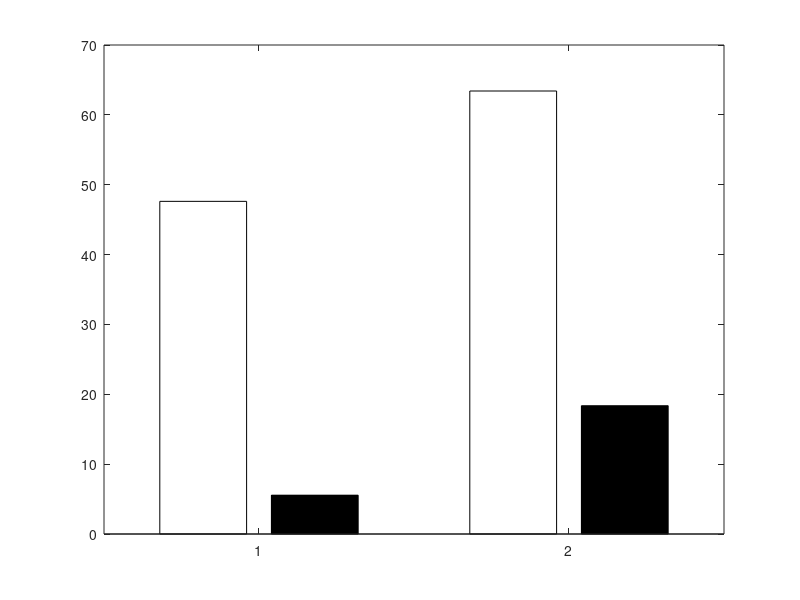

Write MATLAB code to recreate this figure. (Note: this script raises an error after producing the figure.)
clear

V1_BAC = 10;
V1_noBAC = 11;
V1_total_BAC = V1_BAC + V1_noBAC;
V1_BAC_percentage = 100 * V1_BAC / V1_total_BAC;

V1_ADP = 26;
V1_noADP = 15;
V1_total_ADP = V1_ADP + V1_noADP;
V1_ADP_percentage = 100 * V1_ADP / V1_total_ADP;


V2_BAC = 1;
V2_noBAC = 17;
V2_total_BAC = V2_BAC + V2_noBAC;
V2_BAC_percentage = 100 * V2_BAC / V2_total_BAC;

V2_ADP = 9;
V2_noADP = 40;
V2_total_ADP = V2_ADP + V2_noADP;
V2_ADP_percentage = 100 * V2_ADP / V2_total_ADP;


BAC_percentages = [V1_BAC_percentage,V2_BAC_percentage];
ADP_percentages = [V1_ADP_percentage,V2_ADP_percentage];

b = bar([BAC_percentages;ADP_percentages],'FaceColor','flat');
b(1).CData = [1 0.4 0.4];
b(2).CData = [0.4 0.5 1];
ylim([0,100])

xticklabels({'BAC','ADP'})
ylabel('% supralinear neurons')
set(gca,'Fontsize',20)
set(gca,'TickDir','out');
box off

txt1 = strcat(num2str(V1_BAC),'/',num2str(V1_total_BAC));
text(0.71,54,txt1,'FontSize',25)
txt2 = strcat(num2str(V2_BAC),'/',num2str(V2_total_BAC));
text(1.02,12,txt2,'FontSize',25)
txt3 = strcat(num2str(V1_ADP),'/',num2str(V1_total_ADP));
text(1.71,70,txt3,'FontSize',25)
txt4 = strcat(num2str(V2_ADP),'/',num2str(V2_total_ADP));
text(2.04,25,txt4,'FontSize',25)

txt5 = "Fisher's exact test:";
text(0.6,90,txt5,'FontSize',20)

fisher_BAC = [V1_BAC,V2_BAC;V1_noBAC,V2_noBAC];
[h,p,stats] = fishertest(fisher_BAC);
txt6 = strcat("p=",num2str(p));
text(0.7,65,txt6,'FontSize',20)

fisher_ADP = [V1_ADP,V2_ADP;V1_noADP,V2_noADP];
[h,p,stats] = fishertest(fisher_ADP);
txt7 = strcat("p=",num2str(p));
text(1.7,81,txt7,'FontSize',20)


